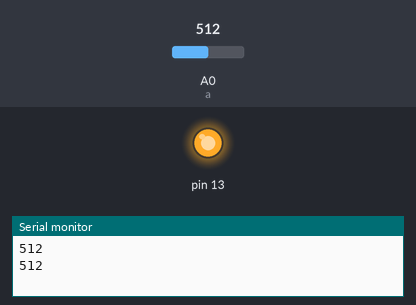
The sketch below on a simulated Arduino Uno, built with avr-gcc and run on an emulated ATmega328P. Shown: output pins drawn as LEDs (lit = HIGH), the last lines printed to the serial monitor. Inputs (shaded band) come from the test bench; at power-on: A0 (a) = 512.

Above: at 1.8 s.
1.9 s: A0 (a) set to 267
3.4 s: A0 (a) set to 242
At 4.3 s:
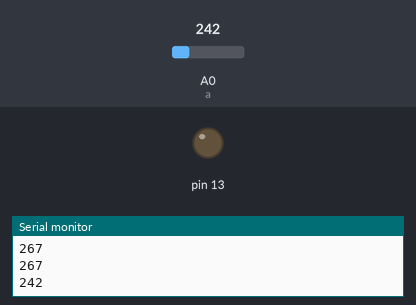
5.5 s: A0 (a) set to 306
At 7.1 s:
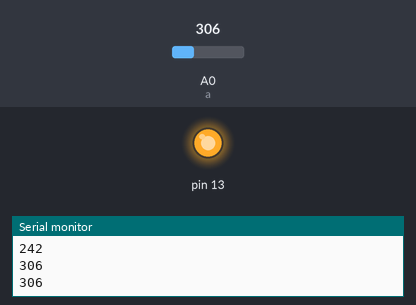
7.5 s: A0 (a) set to 122
At 8.7 s:
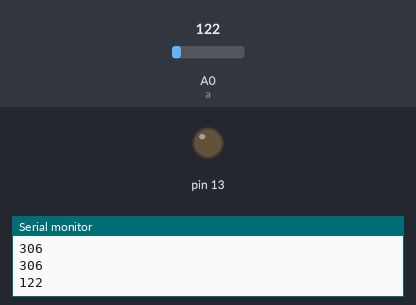
Timing chart, 0 to 10.5 s (numbered marks = the images above; inputs shaded):
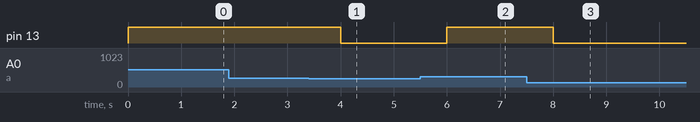

Measured:
- the behaviour switches between 251 and 250 on A0 (a) (found by bisection; images 0 and 1)
- after the input at 3.4 s, pin 13: HIGH → LOW after 0.60 s
- after the input at 5.5 s, pin 13: LOW → HIGH after 0.50 s
- after the input at 7.5 s, pin 13: HIGH → LOW after 0.50 s

The sketch:

Water_Level.ino
```cpp
int a = A0;

void setup() {
  pinMode(13, OUTPUT);
  pinMode(A0, INPUT);
  Serial.begin(9600);
}

void loop() {
  int r = analogRead(a);
  Serial.println(r);

  if (r >= 500) {
    analogWrite(13, 255);  // Set the LED to full brightness
  } else {
    int brightness = map(r, 0, 500, 0, 255);  // Map the sensor value to LED brightness
    analogWrite(13, brightness);
  }

  delay(1000);  // Delay for 1 second
}
```
